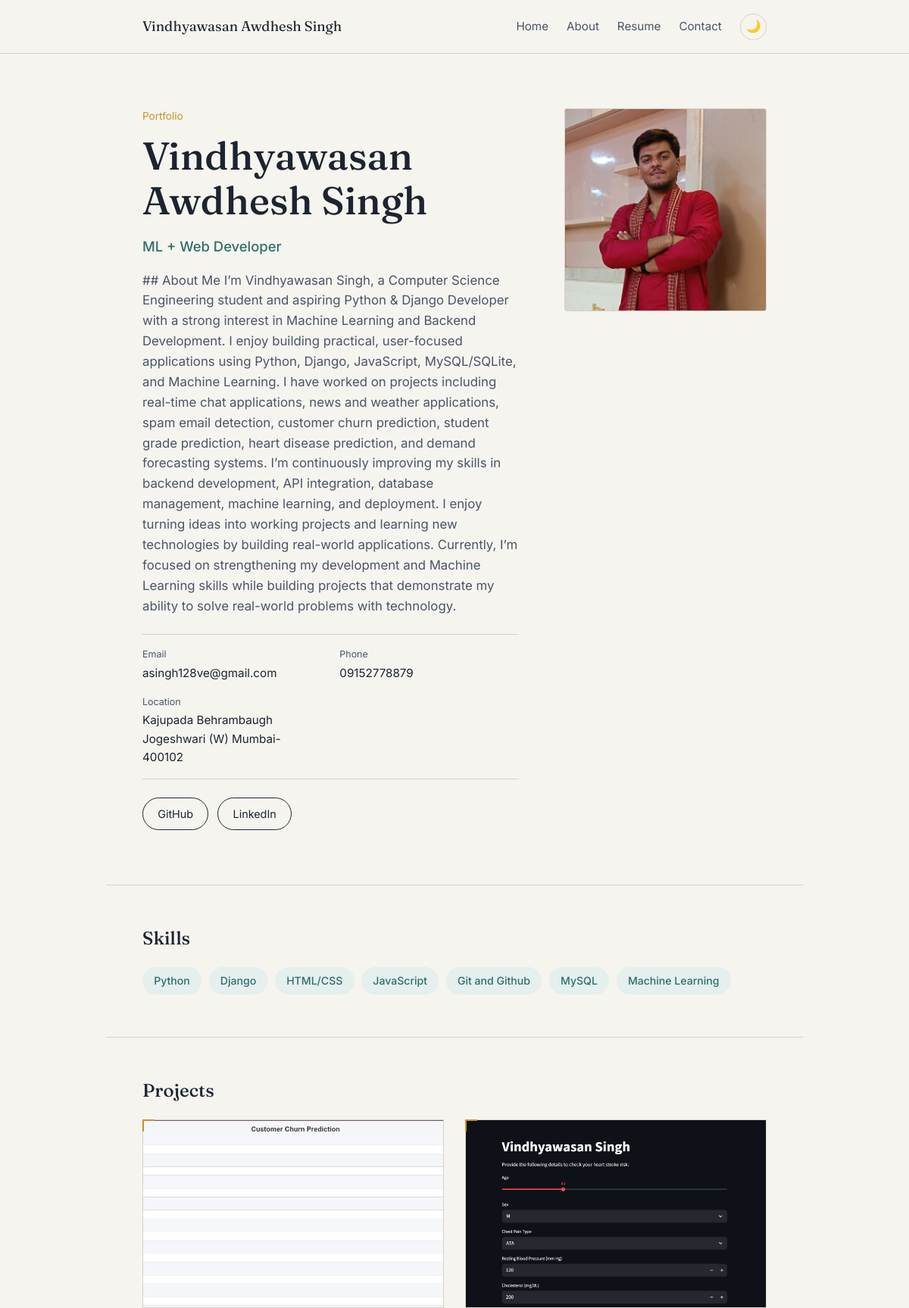
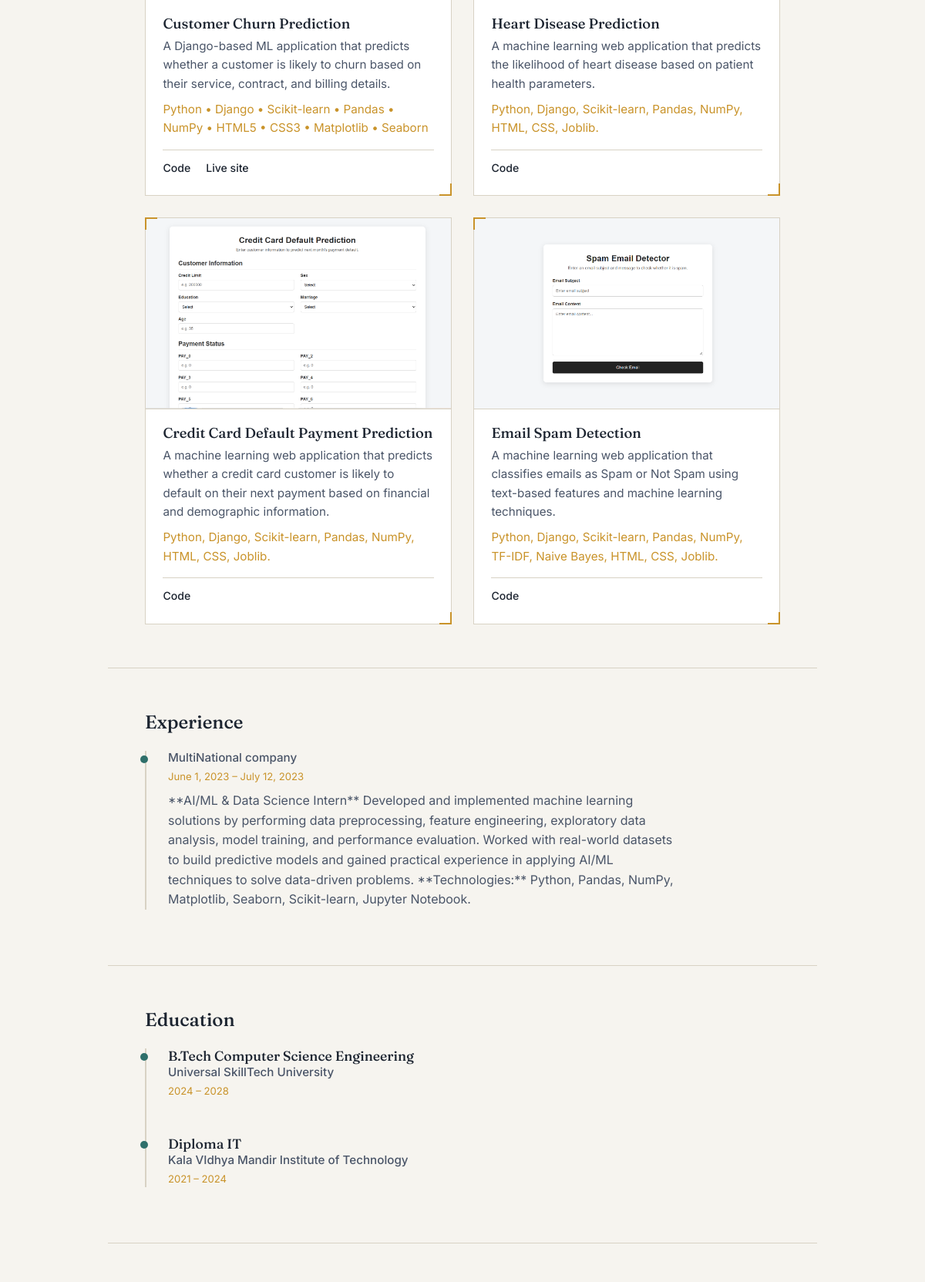
The page / (upper part) on the database its author committed (2 pictures, top to bottom).
### main/models.py (models this page shows, shortened)
class Profile(models.Model):
    name = models.CharField(max_length=100)
    title = models.CharField(max_length=100)
    email = models.EmailField()
    bio = models.TextField()
    profile_image = models.ImageField(upload_to='media/profile_images/')
    phone = models.CharField(max_length=20)
    location = models.CharField(max_length=200)
    github = models.URLField(blank=True, null=True)
    linkedin = models.URLField(blank=True, null=True)

class Skill(models.Model):
    name = models.CharField(max_length=100)

class Project(models.Model):
    title = models.CharField(max_length=100)
    description = models.TextField()
    image = models.ImageField(upload_to='media/project_images/')
    technologies = models.CharField(max_length=200)
    github_link = models.URLField(blank=True, null=True)
    link = models.URLField(blank=True, null=True)

class Experience(models.Model):
    title = models.CharField(max_length=100)
    company = models.CharField(max_length=100)
    start_date = models.DateField()
    end_date = models.DateField(blank=True, null=True)
    description = models.TextField()

class Education(models.Model):
    degree = models.CharField(max_length=100)
    institution = models.CharField(max_length=100)
    start_year = models.IntegerField()
    end_year = models.IntegerField()

### main/views.py (the view)
# urls.py: path('', views.home, name='home'),
def home(request):
    profile = Profile.objects.first()
    experience = Experience.objects.all()
    project = Project.objects.all()
    skill = Skill.objects.all()
    education = Education.objects.all()
    resume = Resume.objects.all()
    return render(request, "index.html", {#"homecontent" : homecontent,
                                          "profile" : profile,
                                          "skills" : skill,
                                          "education" : education,
                                          "projects" : project,
                                          "experiences" : experience})

### main/templates/index.html (shortened to what this page needs)
{% load static %}
<!DOCTYPE html>
<html lang="en">
<head>
    <link rel="stylesheet" href="{% static 'css/style.css' %}">
</head>
<body>
    <header class="site-header">
        <nav class="navbar">
            <a class="brand" href="{% url 'home' %}">{{ profile.name }}</a>
            <div class="nav-links">
                <a href="{% url 'home' %}">Home</a>
                <a href="{% url 'about' %}">About</a>
                <a href="{% url 'resume' %}">Resume</a>
                <a href="{% url 'contact' %}">Contact</a>
            </div>
            <button id="theme-toggle" class="theme-toggle" type="button" aria-label="Toggle light mode">
                🌙
            </button>
        </nav>
    </header>
    <section class="hero">
        <div class="hero-text">
            <p class="eyebrow">Portfolio</p>
            <h1>{{ profile.name }}</h1>
            <h2>{{ profile.title }}</h2>
            <p class="bio">{{ profile.bio }}</p>
            <dl class="contact-meta">
                <div>
                    <dt>Email</dt>
                    <dd>{{ profile.email }}</dd>
                </div>
                <div>
                    <dt>Phone</dt>
                    <dd>{{ profile.phone }}</dd>
                </div>
                <div>
                    <dt>Location</dt>
                    <dd>{{ profile.location }}</dd>
                </div>
            </dl>
            <div class="hero-links">
                {% if profile.github %}
                <a class="pill-link" href="{{ profile.github }}" target="_blank" rel="noopener">GitHub</a>
                {% endif %}
                {% if profile.linkedin %}
                <a class="pill-link" href="{{ profile.linkedin }}" target="_blank" rel="noopener">LinkedIn</a>
                {% endif %}
            </div>
        </div>
        {% if profile.profile_image %}
        <div class="hero-image">
            <img src="{{ profile.profile_image.url }}" alt="{{ profile.name }}">
        </div>
        {% endif %}
    </section>
    <section class="section">
        <h2 class="section-title">Skills</h2>
        <ul class="chip-list">
            {% for skill in skills %}
            <li class="chip">{{ skill.name }}</li>
            {% empty %}
            <li class="empty-note">No skills added yet.</li>
            {% endfor %}
        </ul>
    </section>
    <section class="section">
        <h2 class="section-title">Projects</h2>
        <div class="card-grid">
            {% for project in projects %}
            <article class="card">
                {% if project.image %}
                <div class="card-media">
                    <img src="{{ project.image.url }}" alt="{{ project.title }}">
                </div>
                {% endif %}
                <div class="card-body">
                    <h3>{{ project.title }}</h3>
                    <p>{{ project.description }}</p>
                    {% if project.technologies %}
                    <p class="card-tech">{{ project.technologies }}</p>
                    {% endif %}
                    <div class="card-links">
                        {% if project.github_link %}
                        <a href="{{ project.github_link }}" target="_blank" rel="noopener">Code</a>
                        {% endif %}
                        {% if project.link %}
                        <a href="{{ project.link }}" target="_blank" rel="noopener">Live&nbsp;site</a>
                        {% endif %}
                    </div>
                </div>
            </article>
            {% empty %}
            <p class="empty-note">No projects added yet.</p>
            {% endfor %}
        </div>
    </section>
    <section class="section">
        <h2 class="section-title">Experience</h2>
        <div class="timeline">
            {% for exp in experiences %}
            <div class="timeline-item">
                <div class="timeline-marker"></div>
                <div class="timeline-content">
                    <h4>{{ exp.company }}</h4>
                    <p class="timeline-date">
                        {{ exp.start_date }} &ndash;
                        {% if exp.currently_working %}Present{% else %}{{ exp.end_date }}{% endif %}
                    </p>
                    <p>{{ exp.description }}</p>
                </div>
            </div>
            {% empty %}
            <p class="empty-note">No experience added yet.</p>
            {% endfor %}
        </div>
    </section>
    <section class="section">
        <h2 class="section-title">Education</h2>
        <div class="timeline">
            {% for edu in education %}
            <div class="timeline-item">
                <div class="timeline-marker"></div>
                <div class="timeline-content">
                    <h3>{{ edu.degree }}</h3>
                    <h4>{{ edu.institution }}</h4>
                    <p class="timeline-date">{{ edu.start_year }} &ndash; {{ edu.end_year }}</p>
                </div>
            </div>
            {% empty %}
            <p class="empty-note">No education added yet.</p>
            {% endfor %}
        </div>
    </section>
    <section class="section resume-cta">
    </section>
</body>
</html>

### rows shown on the page
Profile: name "Vindhyawasan Awdhesh Singh", title "ML + Web Developer", bio "## About Me I’m Vindhyawasan Singh, a Computer Science Engineering student and aspiring Python & Django Developer with a strong interest in Machine Learning and Backend Development. I enjoy building practical, user-focused applications using Python, Django, JavaScript, MySQL/SQLite, and Machine Learning. I have worked on projects including real-time chat applications, news and weather applications, spam email detection, customer churn prediction, student grade prediction, heart disease prediction, and demand forecasting systems. I’m continuously improving my skills in backend development, API integration, database management, machine learning, and deployment. I enjoy turning ideas into…", email "asingh128ve@gmail.com", phone "09152778879", location "Kajupada Behrambaugh Jogeshwari (W) Mumbai-400102", profile_image (picture)
Skill: name "Python"
Skill: name "Django"
Skill: name "HTML/CSS"
Skill: name "JavaScript"
Skill: name "Git and Github"
Skill: name "MySQL"
Skill: name "Machine Learning"
Project: image (picture), title "Customer Churn Prediction", description "A Django-based ML application that predicts whether a customer is likely to churn based on their service, contract, and billing details.", technologies "Python • Django • Scikit-learn • Pandas • NumPy • HTML5 • CSS3 • Matplotlib • Seaborn"
Project: image (picture), title "Heart Disease Prediction", description "A machine learning web application that predicts the likelihood of heart disease based on patient health parameters.", technologies "Python, Django, Scikit-learn, Pandas, NumPy, HTML, CSS, Joblib."
Project: image (picture), title "Credit Card Default Payment Prediction", description "A machine learning web application that predicts whether a credit card customer is likely to default on their next payment based on financial and demographic information.", technologies "Python, Django, Scikit-learn, Pandas, NumPy, HTML, CSS, Joblib."
Project: image (picture), title "Email Spam Detection", description "A machine learning web application that classifies emails as Spam or Not Spam using text-based features and machine learning techniques.", technologies "Python, Django, Scikit-learn, Pandas, NumPy, TF-IDF, Naive Bayes, HTML, CSS, Joblib."
Experience: company "MultiNational company", start_date "June 1, 2023", end_date "July 12, 2023", description "**AI/ML & Data Science Intern** Developed and implemented machine learning solutions by performing data preprocessing, feature engineering, exploratory data analysis, model training, and performance evaluation. Worked with real-world datasets to build predictive models and gained practical experience in applying AI/ML techniques to solve data-driven problems. **Technologies:** Python, Pandas, NumPy, Matplotlib, Seaborn, Scikit-learn, Jupyter Notebook."
Education: degree "B.Tech Computer Science Engineering", institution "Universal SkillTech University", start_year "2024", end_year "2028"
Education: degree "Diploma IT", institution "Kala VIdhya Mandir Institute of Technology", start_year "2021", end_year "2024"
